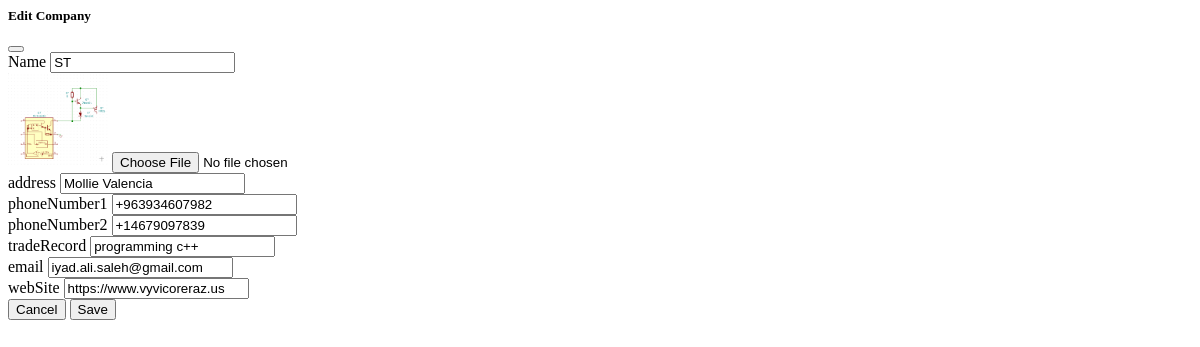
Page /companys/companys/1/edit (signed in) on the earlier database version.
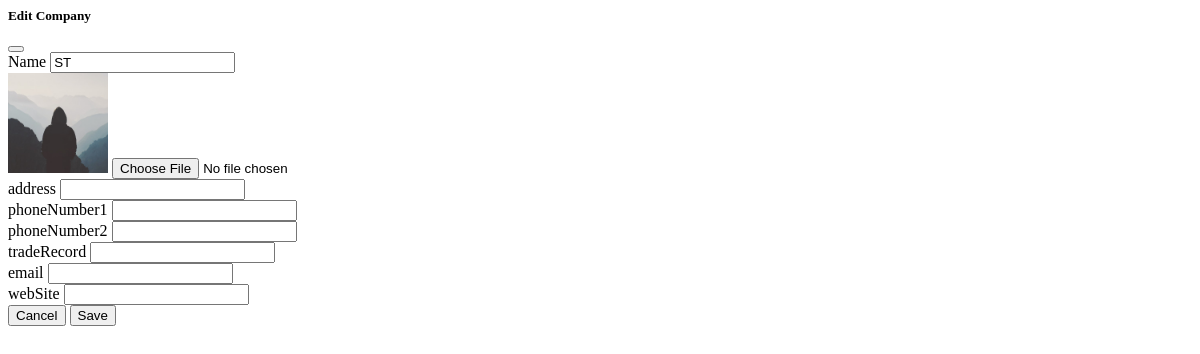
Same page on the later database version.
### company/models.py (models this page shows, shortened)
class Company(models.Model):
    name = models.CharField(_('name'), max_length=500)
    logo = models.ImageField(default='default.jpg', upload_to='Company_pics', blank=True, null=True)
    address = models.CharField(max_length=500, blank=True, null=True)
    phoneNumber1 = models.CharField( max_length = 25,  blank=True, null=True)
    phoneNumber2 = models.CharField( max_length = 25,  blank=True, null=True)
    phoneNumber3 = models.CharField( max_length = 25,  blank=True, null=True)
    phoneNumber4 = models.CharField( max_length = 25,  blank=True, null=True)
    tradeRecord = models.CharField(max_length=500, blank=True, null=True)
    email       = models.EmailField( blank=True, null=True)
    webSite     =  models.URLField(max_length = 200, blank=True, null=True)
    create_at = models.DateTimeField(auto_now_add=True)
    update_at = models.DateTimeField(auto_now=True)
    class Meta:
        verbose_name = 'شركة '
        verbose_name_plural = 'الشركات'

### company/views.py (the view, shortened to what this page needs)
# urls.py: path('companys/<int:pk>/edit', edit_company, name='edit_company'),
def edit_company(request, pk):
    company = get_object_or_404(Company, pk=pk)
    if request.method == "POST":
        form = CompanyForm(request.POST,request.FILES, instance=company)
        if form.is_valid():
            company = form.save(commit=False)
            company.author=request.user
            company.save()
            return HttpResponse(
                status=204,
                headers={
                    'HX-Trigger': json.dumps({
                        "companyListChanged": None,
                        "showMessage": f"{company.name} updated."
                    })
                }
            )
    else:
        form = CompanyForm(instance=company)
    return render(request, 'company_form.html', {
        'form': form,
        'company': company,
    })

### company/forms.py
class CompanyForm(forms.ModelForm):
    class Meta:
        model = Company
        fields = ['name','logo','address','phoneNumber1','phoneNumber2','phoneNumber3','phoneNumber4','tradeRecord','email','webSite',]

### company/templates/company_form.html (shortened to what this page needs)
{% load widget_tweaks %}
{% with WIDGET_ERROR_CLASS='is-invalid' %}
<div id="add-company-form" >
<form
     hx-post="{{ request.path }}"
     hx-headers='{"X-CSRFToken":"{{ csrf_token }}"}'
     hx-encoding ="multipart/form-data"
     class="modal-content">
  <div class="modal-header">
    <h5 class="modal-title">Edit Company</h5>
    <button type="button" class="btn-close" data-bs-dismiss="modal" aria-label="Close"></button>
  </div>
  <div class="modal-body">
    <div class="mb-3">
      <label for="{{ form.name.id_for_label }}" class="form-label">Name</label>
      {% render_field form.name class="form-control" placeholder="Back to the Future II" %}
    </div>
    <div class="mb-3">
     {% if company.logo  %}
      <img class="img-thumbnail " src="{{ company.logo.url }}" style="max-width: 100;">
      {% else %}
         <p>No photo</p>
      {% endif %}
      <input type="file" name="logo" class="form-control" accept="image/*" id="id_logo">
    </div>
    <div class="mb-3">
      <label for="{{ form.address.id_for_label }}" class="form-label">address</label >
      {% render_field form.address class="form-control" %}
    </div>
    <div class="mb-3">
      <label for="{{ form.phoneNumber1.id_for_label }}" class="form-label">phoneNumber1</label >
      {% render_field form.phoneNumber1 class="form-control" %}
    </div>
    <div class="mb-3">
      <label for="{{ form.phoneNumber2.id_for_label }}" class="form-label">phoneNumber2</label >
      {% render_field form.phoneNumber2 class="form-control" %}
    </div>
    <div class="mb-3">
      <label for="{{ form.tradeRecord.id_for_label }}" class="form-label">tradeRecord</label >
      {% render_field form.tradeRecord class="form-control" %}
    </div>
    <div class="mb-3">
      <label for="{{ form.email.id_for_label }}" class="form-label">email</label >
      {% render_field form.email class="form-control" %}
    </div>
    <div class="mb-3">
      <label for="{{ form.webSite.id_for_label }}" class="form-label">webSite</label >
      {% render_field form.webSite class="form-control" %}
    </div>
  </div>
  <div class="modal-footer">
    <button type="button" class="btn btn-secondary"
     _="on click add .d-none to #add-company-form then remove .d-none from #add-company-button then put '' into <input />'s value"
    data-bs-dismiss="modal">
      Cancel
    </button>
    <button type="submit" class="btn btn-primary">Save</button>
  </div>
</form>
  </div>
{% endwith %}

Differences in the rows shown:
changed Company "ST": logo: picture removed, a placeholder shows; address "Mollie Valencia" → (not shown); phoneNumber1 "+963934607982" → (not shown); phoneNumber2 "+14679097839" → (not shown); tradeRecord "programming c++" → (not shown); email "iyad.ali.saleh@gmail.com" → (not shown); webSite "https://www.vyvicoreraz.us" → (not shown)
